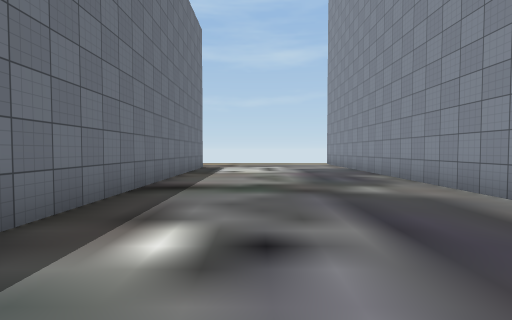
[1] (above)

21 first-person views from a walk through a scene from a Unity 3-D project. The camera is 1.4 m above the floor, tilts 2° down and sees 85° across. The floor is counted in squares, 2 m on a side. Each view is taken from the middle of a square. On the plan, view 1 faces up. The plan holds only what a view shows up to about 9 squares ahead; the rest is blank. The place goes on beyond the plan. Some surface patterns are stand-ins.

[2]
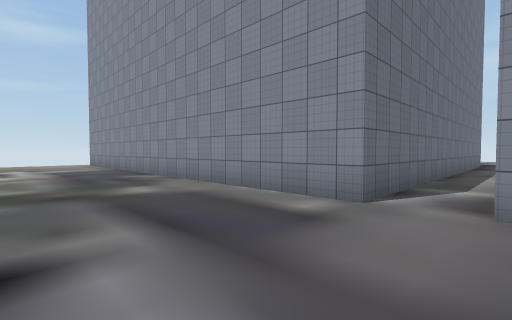

[3]
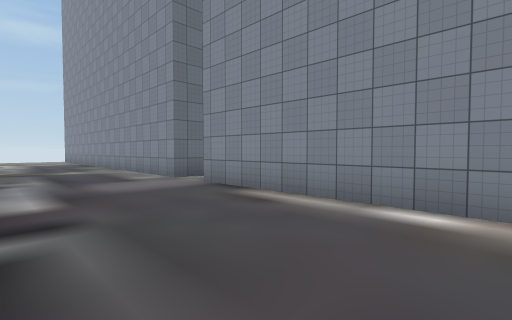

[4]
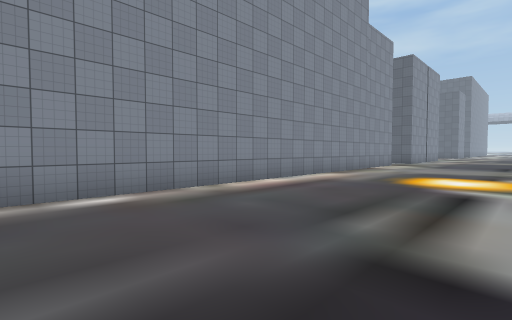

[5]
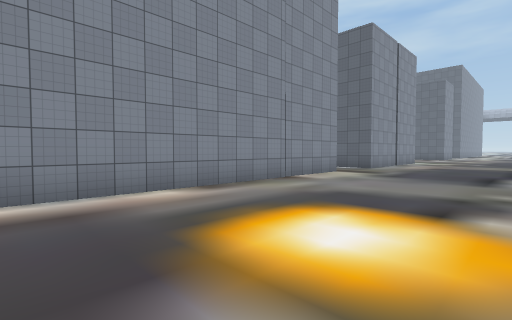

[6]
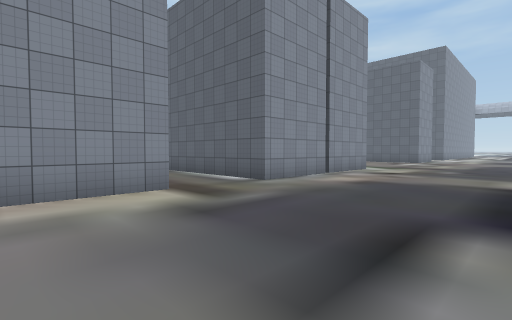

[7]
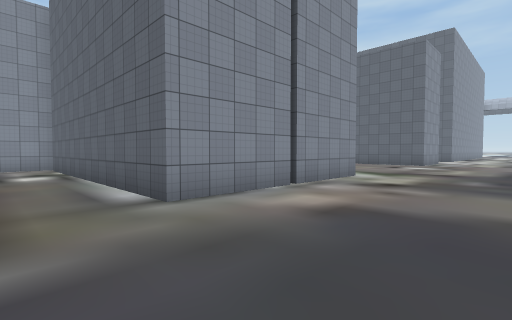

[8]
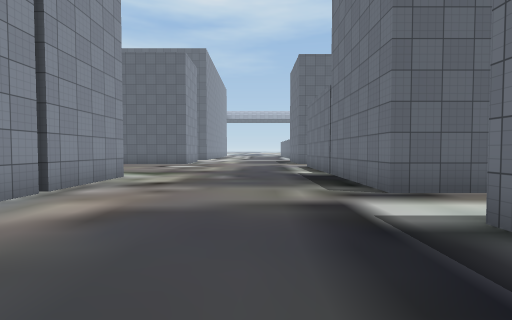

[9]
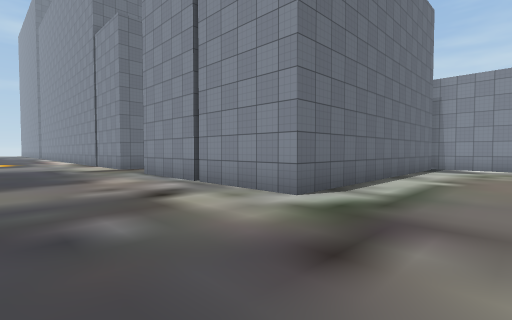

[10]
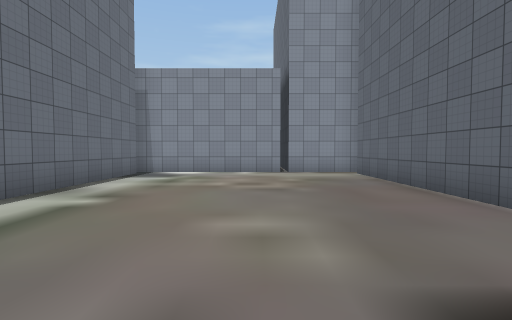

[11]
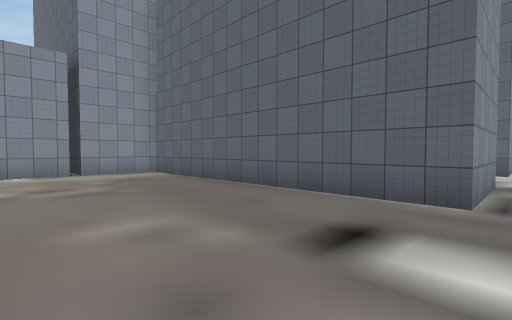

[12]
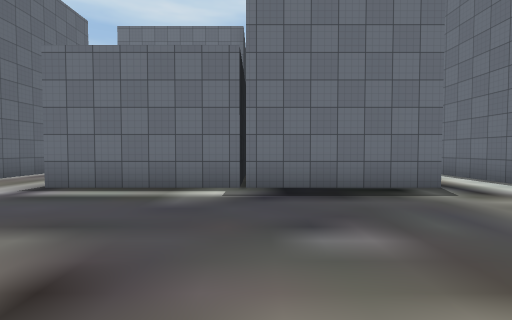

[13]
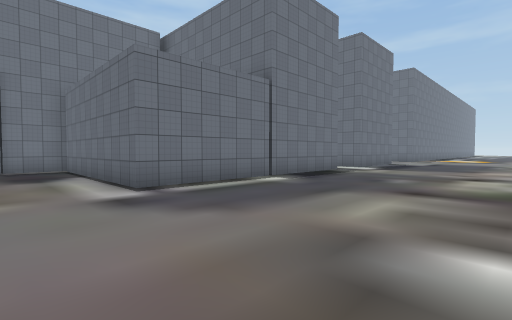

[14]
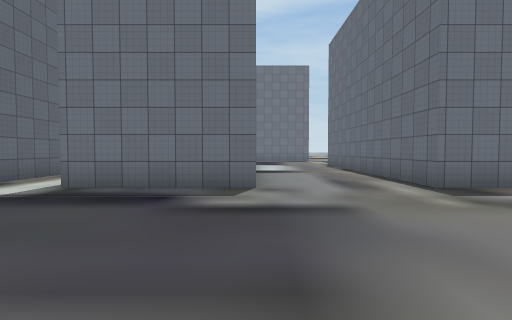

[15]
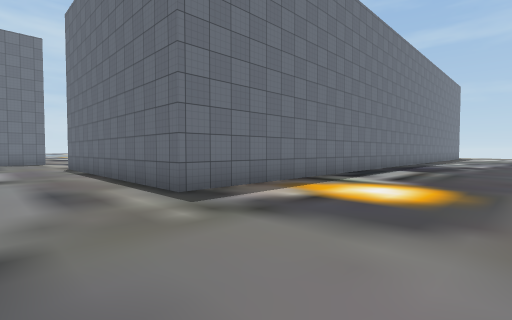

[16]
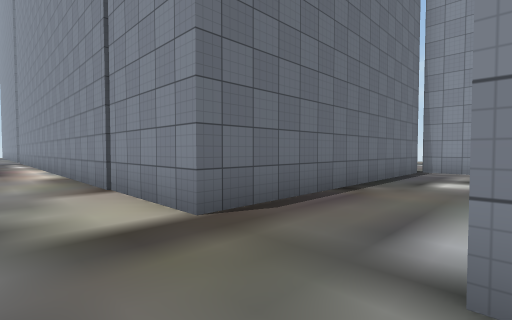

[17]
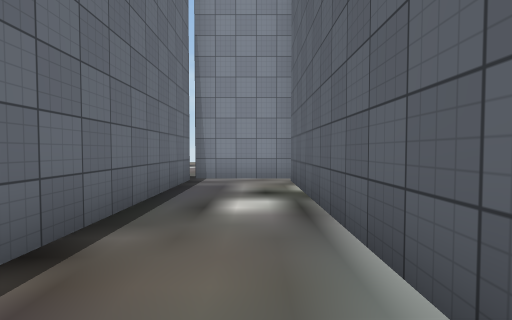

[18]
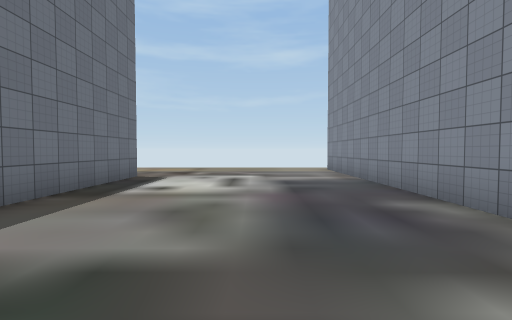

[19]
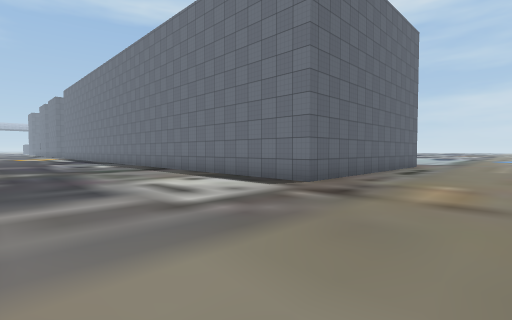

[20]
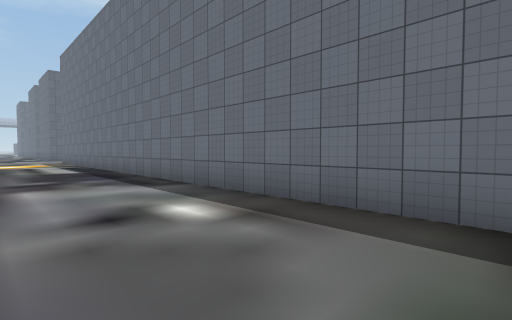

[21]
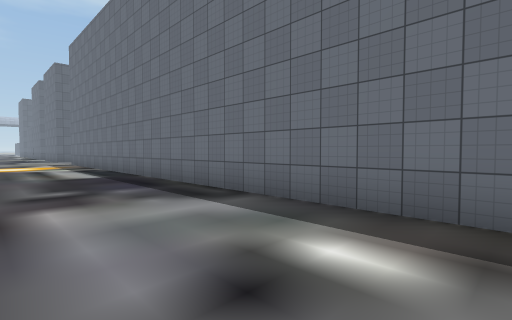

### Floor plan
Points are (right, up) in squares from view 1. A wall is a line through its corners. A room is listed if a view was taken in it or the views show most of it. See-through windows are left out.
Room 1 (views 1, 2, 3, 4, 5, 6, 7, 8, 9, 10, 11, 12, 13, 14, 15, 16, 17, 18, 19, 20, 21)
walls: (-2.2, -16) (-2.2, -19.8); (-2.8, -19.6) (-5.1, -19.6); (3.6, -21.5) (3.6, -18.8) (11.4, -18.8); (11.6, -16.4) (3.6, -16.4) (3.6, 0.4); (-5, -21.5) (-2.2, -21.5) (-2.2, -28.9) (-5.5, -28.9); (11.9, -18.9) (11.9, -16.5); (3.6, 1.6) (3.6, 13); (11.5, -24.4) (3.6, -24.4) (3.6, -21.6); (11.9, -28.9) (11.9, -24.1); (3.6, -31.5) (3.6, -31.1) (11.5, -31.1); (11.9, -31.2) (11.9, -29); (-5.5, 11.5) (-2.2, 11.5) (-2.2, -12.6) (-5.5, -12.6)
ways out: opening at (4, 1)

Where each view was taken, in squares from view 1:
view 1: 0 up, 0 right, facing up
view 2: 0 up, 0 right, facing up-right
view 3: 5 down, 0 right, facing up-right
view 4: 3 down, 1 left, facing down-right
view 5: 8 down, 1 left, facing down-right
view 6: 14 down, 1 left, facing down-right
view 7: 17 down, 0 right, facing down-right
view 8: 17 down, 0 right, facing down
view 9: 27 down, 0 right, facing up-right
view 10: 28 down, 3 right, facing right
view 11: 27 down, 3 right, facing down-right
view 12: 25 down, 3 right, facing left
view 13: 31 down, 3 right, facing up-left
view 14: 16 down, 3 right, facing left
view 15: 15 down, 2 right, facing up-left
view 16: 19 down, 2 right, facing up-right
view 17: 18 down, 5 right, facing right
view 18: 4 up, 1 right, facing up
view 19: 15 up, 3 right, facing down-left
view 20: 5 up, 1 right, facing down-left
view 21: 3 up, 1 right, facing down-left
